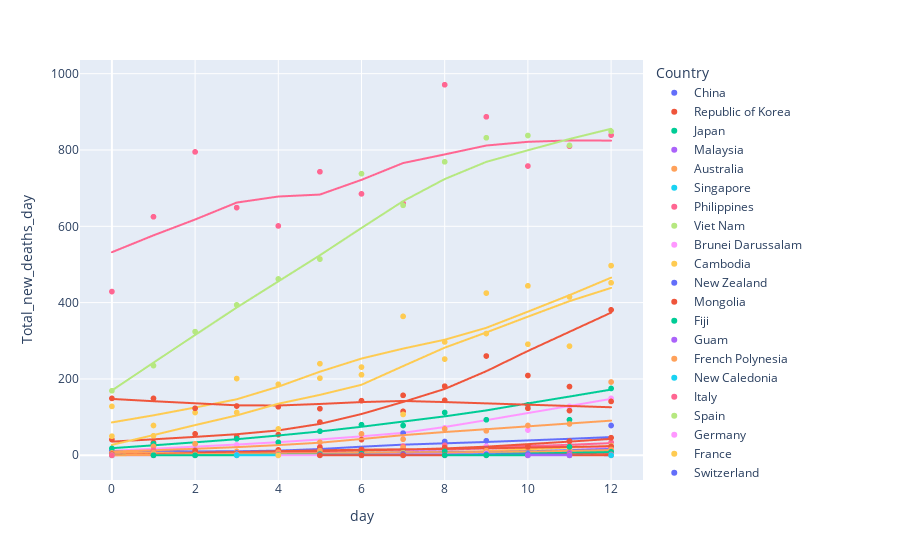

The code cell stored with this chart in its notebook:
### Code cell
fig = px.scatter(dataset,x='day',y='Total_new_deaths_day', color="Country", trendline="lowess")
fig.show()
